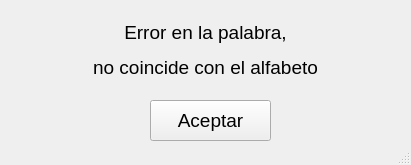
<?xml version="1.0" encoding="UTF-8"?>
<ui version="4.0">
 <class>EAlfabeto</class>
 <widget class="QMainWindow" name="EAlfabeto">
  <property name="geometry">
   <rect>
    <x>0</x>
    <y>0</y>
    <width>411</width>
    <height>165</height>
   </rect>
  </property>
  <property name="windowTitle">
   <string>MainWindow</string>
  </property>
  <widget class="QWidget" name="centralwidget">
   <widget class="QPushButton" name="bAceptar">
    <property name="geometry">
     <rect>
      <x>150</x>
      <y>100</y>
      <width>121</width>
      <height>41</height>
     </rect>
    </property>
    <property name="font">
     <font>
      <pointsize>14</pointsize>
     </font>
    </property>
    <property name="text">
     <string>Aceptar</string>
    </property>
   </widget>
   <widget class="QLabel" name="Error">
    <property name="geometry">
     <rect>
      <x>70</x>
      <y>20</y>
      <width>271</width>
      <height>61</height>
     </rect>
    </property>
    <property name="text">
     <string>&lt;html&gt;&lt;head/&gt;&lt;body&gt;&lt;p align=&quot;center&quot;&gt;&lt;span style=&quot; font-size:14pt;&quot;&gt;Error en la palabra,&lt;/span&gt;&lt;/p&gt;&lt;p align=&quot;center&quot;&gt;&lt;span style=&quot; font-size:14pt;&quot;&gt;no coincide con el alfabeto&lt;/span&gt;&lt;/p&gt;&lt;/body&gt;&lt;/html&gt;</string>
    </property>
   </widget>
  </widget>
  <widget class="QStatusBar" name="statusbar"/>
 </widget>
 <resources/>
 <connections/>
</ui>
